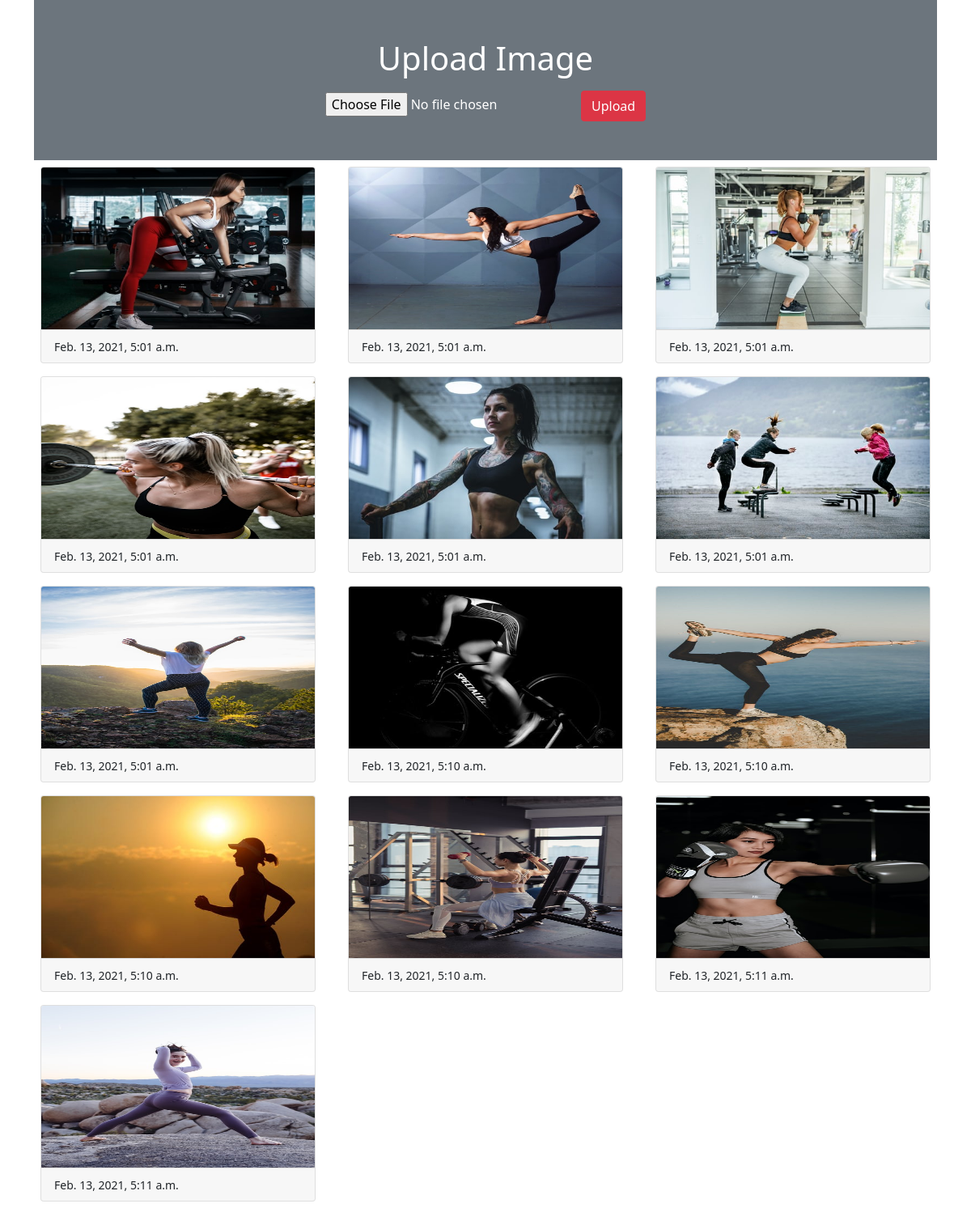
The page / on the database its author committed.
### myapp/models.py (models this page shows)
class Image(models.Model):
    photo = models.ImageField(upload_to="myimage")
    date = models.DateTimeField(auto_now_add=True)

### myapp/views.py (the view)
# urls.py: 2. Add a URL to urlpatterns:  path('', views.home, name='home')
def home(request):
    if request.method == "POST":
        form = ImageForm(request.POST, request.FILES)
        if form.is_valid():
            form.save()
    form = ImageForm()
    img = Image.objects.all()
    return render(request, 'home.html', {'img':img,'form':form})

### myapp/forms.py
class ImageForm(forms.ModelForm):
    class Meta:
        model = Image
        fields = '__all__'
        labels = {'photo':''}

### myapp/templates/home.html (shortened to what this page needs)
<!doctype html>
<html lang="en">
  <head>
    <link href="https://cdn.jsdelivr.net/npm/bootstrap@5.0.0-beta2/dist/css/bootstrap.min.css" rel="stylesheet">
  </head>
  <body>
    <div class="container">
        <div class="py-5 text-center bg-secondary text-white">
            <h1 class="mb-3">Upload Image</h1>
            <form action="" method="post" enctype="multipart/form-data">
                {{form}}
                <input type="submit" class="btn btn-danger" value="Upload">
            </form>
        </div>
        <div class="row">
            {% for x in img %}
            <div class="col-sm-4">
                <div class="card m-2">
                    <img src="{{x.photo.url}}" alt="" class="card-img-top" height="200px">
                    <div class="card-footer">
                        <small>{{x.date}}</small>
                    </div>
                </div>
            </div>
            {% endfor %}
        </div>
  </body>
</html>

### rows shown on the page
Image: photo (picture), date "Feb. 13, 2021, 5:01 a.m."
Image: photo (picture), date "Feb. 13, 2021, 5:01 a.m."
Image: photo (picture), date "Feb. 13, 2021, 5:01 a.m."
Image: photo (picture), date "Feb. 13, 2021, 5:01 a.m."
Image: photo (picture), date "Feb. 13, 2021, 5:01 a.m."
Image: photo (picture), date "Feb. 13, 2021, 5:01 a.m."
Image: photo (picture), date "Feb. 13, 2021, 5:01 a.m."
Image: photo (picture), date "Feb. 13, 2021, 5:10 a.m."
Image: photo (picture), date "Feb. 13, 2021, 5:10 a.m."
Image: photo (picture), date "Feb. 13, 2021, 5:10 a.m."
Image: photo (picture), date "Feb. 13, 2021, 5:10 a.m."
Image: photo (picture), date "Feb. 13, 2021, 5:11 a.m."
Image: photo (picture), date "Feb. 13, 2021, 5:11 a.m."
